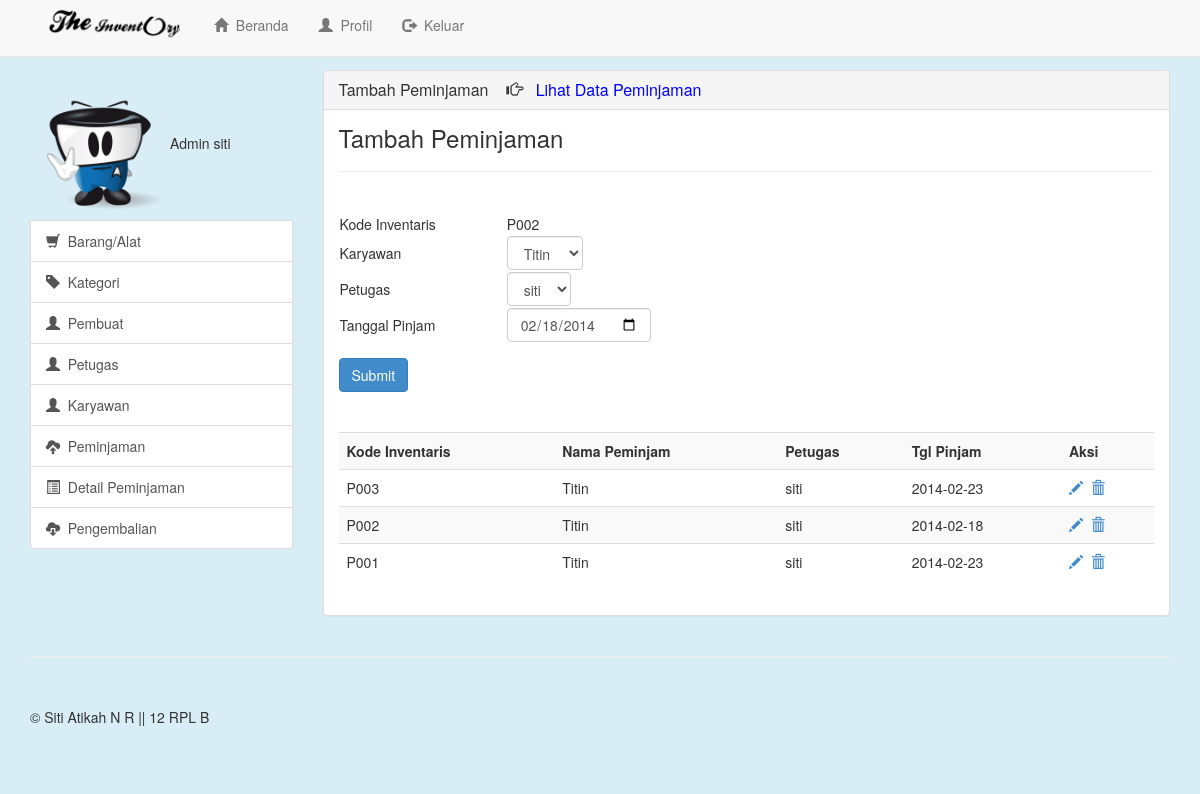
Screenshot of /view/Edit_Peminjaman?id=P002 (signed in) with the database file from the repository.
### tables this page shows
CREATE TABLE IF NOT EXISTS `inventaris` (
  `kd_inventaris` char(30) NOT NULL,
  `kd_karyawan` int(11) NOT NULL,
  `kd_petugas` int(11) NOT NULL,
  `tgl_pinjam` date NOT NULL,
  PRIMARY KEY (`kd_inventaris`),
  KEY `inven_karyawan` (`kd_karyawan`)
);

CREATE TABLE IF NOT EXISTS `petugas` (
  `kd_petugas` int(11) NOT NULL AUTO_INCREMENT,
  `nama_petugas` varchar(100) NOT NULL,
  `jenis_kelamin` enum('L','P') NOT NULL,
  `alamat` varchar(200) NOT NULL,
  `tlp` char(12) NOT NULL,
  `user` varchar(100) NOT NULL,
  `password` varchar(100) NOT NULL,
  `hak_akses` int(1) NOT NULL,
  PRIMARY KEY (`kd_petugas`)
);

CREATE TABLE IF NOT EXISTS `karyawan` (
  `kd_karyawan` int(11) NOT NULL AUTO_INCREMENT,
  `status` varchar(100) NOT NULL,
  `nama_karyawan` varchar(100) NOT NULL,
  `ruang` varchar(100) NOT NULL,
  `tgl_daftar` date NOT NULL,
  `jenis_kelamin` enum('L','P') NOT NULL,
  `alamat` varchar(200) NOT NULL,
  `tlp` char(12) NOT NULL,
  PRIMARY KEY (`kd_karyawan`)
);

### view/edit_peminjaman.php (the view, shortened to what this page needs)
<?php
if(empty($_SESSION['username'])){
  header("location:Login");
}
else{
?>
<!DOCTYPE html>
<html lang="en">
  <head>
    <link href="../css/bootstrap.min.css" rel="stylesheet">
    <link href="../css/offcanvas.css" rel="stylesheet">
    <link href="../css/style.css" rel="stylesheet">
  </head>
  <body>
    <div class="navbar navbar-default navbar-fixed-top" role="navigation">
      <div class="container" >
        <div class="col-md-8">
        <div class="navbar-header">
          <a class="navbar-brand" href="Beranda"><img src="../image/logo.png" class="logo"></a>
        </div>
        <div class="navbar-collapse collapse">
          <ul class="nav navbar-nav">
            <li><a href="Beranda"><span class="glyphicon glyphicon-home"></span>&nbsp&nbspBeranda</a></li>
            <li><a href="Profil"><span class="glyphicon glyphicon-user"></span>&nbsp&nbspProfil</a></li>
            <li><a href="../lib/logout.php"><span class="glyphicon glyphicon-log-out"></span>&nbsp&nbspKeluar</a></li>
          </ul>
        </div>
      </div>
      </div>
    </div>
    <div class="container">
      <div class="row row-offcanvas row-offcanvas-right">
        <div class="col-xs-6 col-sm-3 sidebar-offcanvas" id="sidebar" role="navigation">
           <div class="list-group">
            <?php
                if($_SESSION['level']==1){
                  echo"<img class='foto' src='../image/2.png' alt='Generic placeholder image'''>Admin $_SESSION[username]";
                }
                else{
                  echo"<img class='foto' src='../image/1.png' alt='Generic placeholder image'''>Petugas  $_SESSION[username]";
                }
            ?>
            <a href="Barang" class="list-group-item"><span class="glyphicon glyphicon-shopping-cart"></span>&nbsp&nbspBarang/Alat</a>
            <a href="Kategori" class="list-group-item"><span class="glyphicon glyphicon-tag"></span>&nbsp&nbspKategori</a>
            <a href="Pembuat" class="list-group-item"><span class="glyphicon glyphicon-user"></span>&nbsp&nbspPembuat</a>
            <?php
            if($_SESSION['level']==1){
              echo"<a href='Petugas' class='list-group-item'><span class='glyphicon glyphicon-user'></span>&nbsp&nbspPetugas</a>";
            }
            else{
              echo"";
            }
            ?>
            <a href="Karyawan" class="list-group-item"><span class="glyphicon glyphicon-user"></span>&nbsp&nbspKaryawan</a>
            <a href="Peminjaman" class="list-group-item"><span class="glyphicon glyphicon-cloud-upload"></span>&nbsp&nbspPeminjaman</a>
            <a href="Detail_Peminjaman" class="list-group-item"><span class="glyphicon glyphicon-list-alt"></span>&nbsp&nbspDetail Peminjaman</a>
            <a href="Pengembalian" class="list-group-item"><span class="glyphicon glyphicon-cloud-download"></span>&nbsp&nbspPengembalian</a>
          </div>
        </div>
        <div class="col-xs-12 col-sm-9">
          <div class="panel panel-default">
            <div class="panel-heading">
              <h3 class="panel-title">
              Tambah Peminjaman &nbsp&nbsp&nbsp<span class="glyphicon glyphicon-hand-right"></span>&nbsp&nbsp&nbsp<a href="Data_Peminjaman" style="text-decoration:none; color:blue;">Lihat Data Peminjaman</a>
              </h3>
            </div>
            <div class="panel-body">
              <h3 style="margin:0px; padding:0px;">Tambah Peminjaman</h3><hr>
              <form role="form" action="../lib/edit_peminjaman.php" method="post">
                                         <?php
                                          $a = mysql_query("select inventaris.kd_inventaris,karyawan.nama_karyawan,petugas.nama_petugas,inventaris.tgl_pinjam,petugas.kd_petugas,karyawan.kd_karyawan from inventaris,karyawan,petugas
                                          where kd_inventaris='$_GET[id]'");
                                          $e = mysql_fetch_array($a);
                                          ?>
                <div class="form-group">
                 <table border="0" cellpadding="1" cellspacing="2" width="550">
                  <td height="19" colspan="2" align="center" valign="middle">
                  <tr><td width="50"></td>
                  <td width="100">
                  <tr><td>Kode Inventaris</td><td><input type="hidden" name="kode" class="form-control" size="10px"
                                                  <?php echo"value='$e[kd_inventaris]'";?>><?php echo"$e[kd_inventaris]";?></td></tr>
                  <tr><td>Karyawan</td><td><select name="karyawan" class="form-control">
                                            <option<?php echo"value='$e[kd_karyawan]'";?>><?php echo"$e[nama_karyawan]";?></option>
                                            <?php
                                            $query = mysql_query("select * from karyawan");
                                            while($b=mysql_fetch_array($query)){
                                              echo"<option value='$b[kd_karyawan]'>$b[nama_karyawan]</option>";
                                            }
                                            ?>
                                           </select></td></tr>
                  <tr><td>Petugas</td><td><?php
                                            if($_SESSION['level']==1){
                                              echo"
                                              <select name='petugas' class='form-control'>
                                              <option value='$e[kd_petugas]'>$e[nama_petugas]</option>
                                              ";
                                            }else{
                                              echo"
                                              <input type='hidden' name='petugas' class='form-control' size='10px' value=$e[inven_petugas]>$e[inven_petugas]
                                              ";
                                            }
                                            ?>
                                          </select></td></tr>
                  <tr><td>Tanggal Pinjam</td><td><input type="date" name="tgl" class="form-control"
                                                 <?php echo"value='$e[tgl_pinjam]'";?>></td></tr>
                  </table>
                </div>
                  <button type="submit" class="btn btn-primary">Submit</button>
              </form>
              <br><br>
              <table class="table table-striped">
                <tr><th>Kode Inventaris</th><th>Nama Peminjam</th><th>Petugas</th><th>Tgl Pinjam</th><th>Aksi</th></tr>
                                <?php
                                 $a=mysql_query("select inventaris.kd_inventaris,karyawan.nama_karyawan,petugas.nama_petugas,inventaris.tgl_pinjam from inventaris,karyawan,petugas
                        where inventaris.kd_karyawan=karyawan.kd_karyawan and inventaris.kd_petugas=petugas.kd_petugas order by kd_inventaris desc limit 5");
                                    while($d=mysql_fetch_array($a)){
                                      echo"
                                          <tr>
                                          <td>$d[kd_inventaris]</td>
                                          <td>$d[nama_karyawan]</td>
                                          <td>$d[nama_petugas]</td>
                                          <td>$d[tgl_pinjam]</td>
                                          <td>
                                          <a href='Edit_Peminjaman?id=$d[kd_inventaris]'><span class='glyphicon glyphicon-pencil'></span></a>&nbsp
                                          <a href='../lib/hapus.php?lib=peminjaman&id=$d[kd_inventaris]'><span class='glyphicon glyphicon-trash'></span></a>
                                      ";
                                    }
                                ?>
                </td>
                </tr>
              </table>
            </div>
          </div>
        </div>
      </div>
      <hr>
      <footer>
        <p>&copy; Siti Atikah N R || 12 RPL B</p>
      </footer>
    </div>
  </body>
</html>
<?php } ?>

### css/offcanvas.css (style rules this page uses)
html, body { overflow-x: hidden; }
body { padding-top: 70px; }
footer { padding: 30px 0; }

### css/style.css (style rules this page uses)
body { background-color: #d9edf7; }
.foto { max-width: none; height:140px; width:140px; margin-top:10px; }
.logo { height:35px; margin-top:-10px; }

### rows the page displays
inventaris: kd_inventaris "P002", tgl "02/18/2014", kd_karyawan.nama_karyawan "Titin", kd_petugas.nama_petugas "siti", tgl_pinjam "2014-02-18"
petugas: petugas "siti"
inventaris: kd_inventaris "P003", kd_karyawan.nama_karyawan "Titin", kd_petugas.nama_petugas "siti", tgl_pinjam "2014-02-23"
inventaris: kd_inventaris "P001", kd_karyawan.nama_karyawan "Titin", kd_petugas.nama_petugas "siti", tgl_pinjam "2014-02-23"

### other values shown
$_SESSION[username] "siti"
form field karyawan "Titin"
